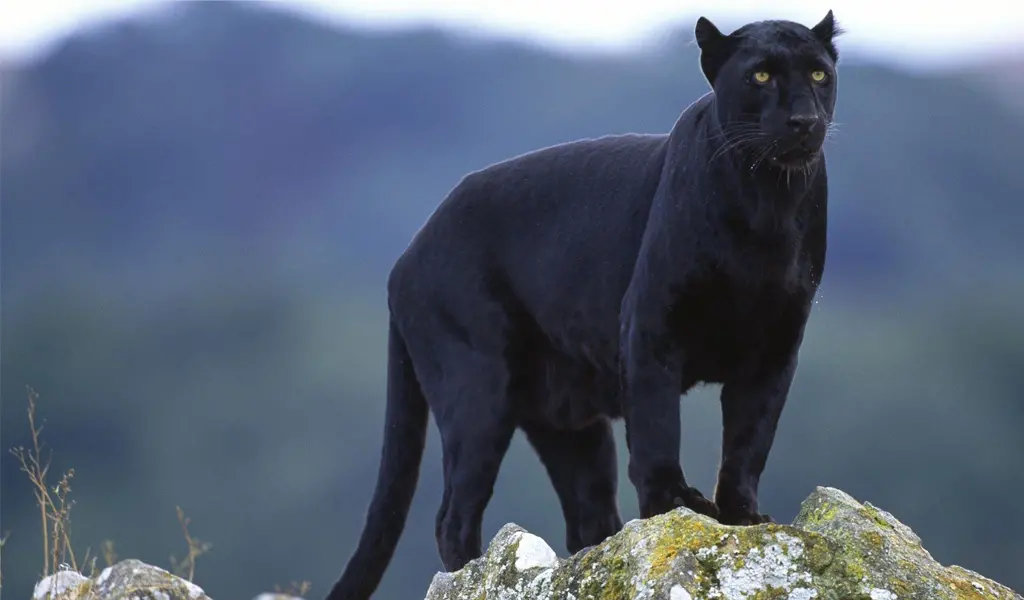
#> input picture task1/photos/puma.png, 1024 x 600 px, found by its file name
$ python importantfunctions.py
#> lines starting #> are read from the running program, lines starting #| are printed output that depends on the picture; after the words box and inside, x2 and y2 are one past the last pixel; in counts of white or black regions, pixels touching at a corner belong together
import cv2 as cv

img= cv.imread("task1/photos/puma.png")
#> img is the input picture: shape (600, 1024, 3); mean B, G, R 116.1, 97.5, 85.4
cv.imshow("puma", img)
print(img.shape)
#| (600, 1024, 3)


#convert the img to graysclae (intensity distributions of the image not the color)
grayimg= cv.cvtColor(img, cv.COLOR_BGR2GRAY)
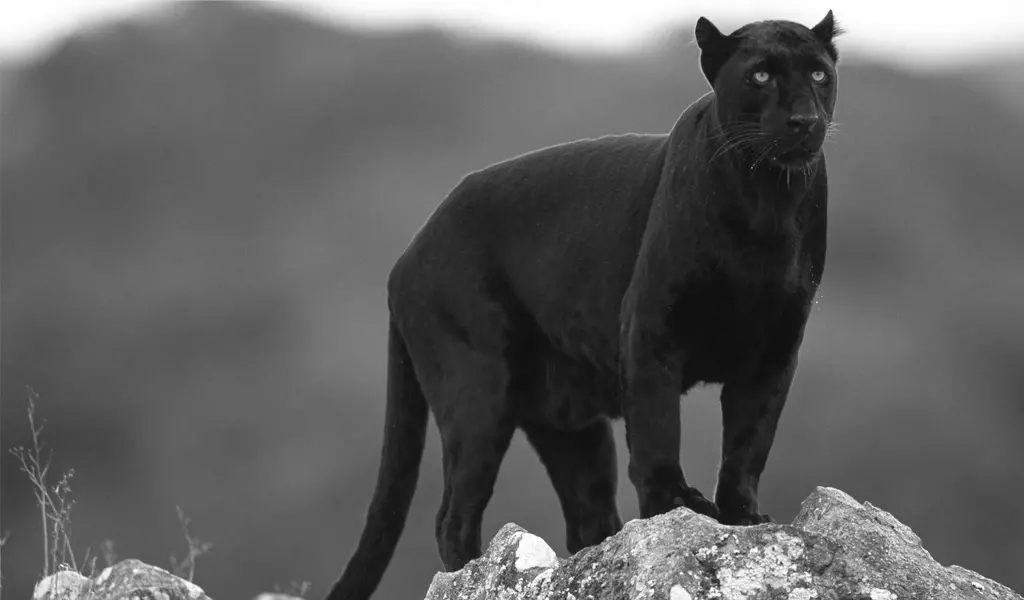
#> grayimg: shape (600, 1024); min 13, max 255, mean 96
cv.imshow("pumagray", grayimg)

"""
The kernels will define the size of the convolution, the weights applied to it,
and an anchor point usually positioned at the center.

"""
#blur the image
blur=cv.blur(img,(17,17), cv.BORDER_CONSTANT,(0,0),0 )
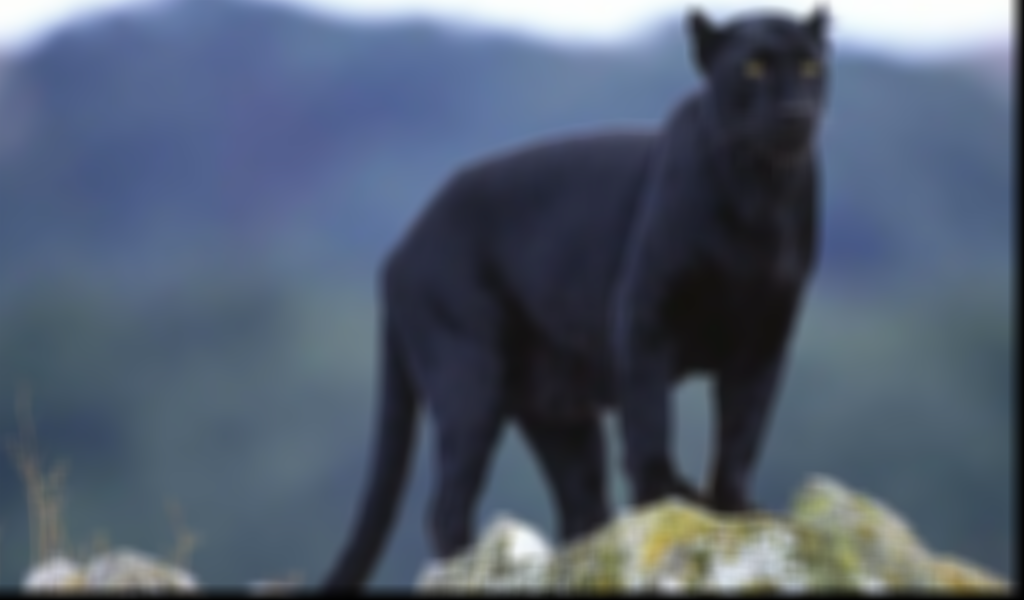
#> blur: shape (600, 1024, 3); mean B, G, R 111.9, 93.6, 81.7
cv.imshow("blur", blur)
print(blur.shape)
#| (600, 1024, 3)


#find edges
edge= cv.Canny(grayimg,75,75)
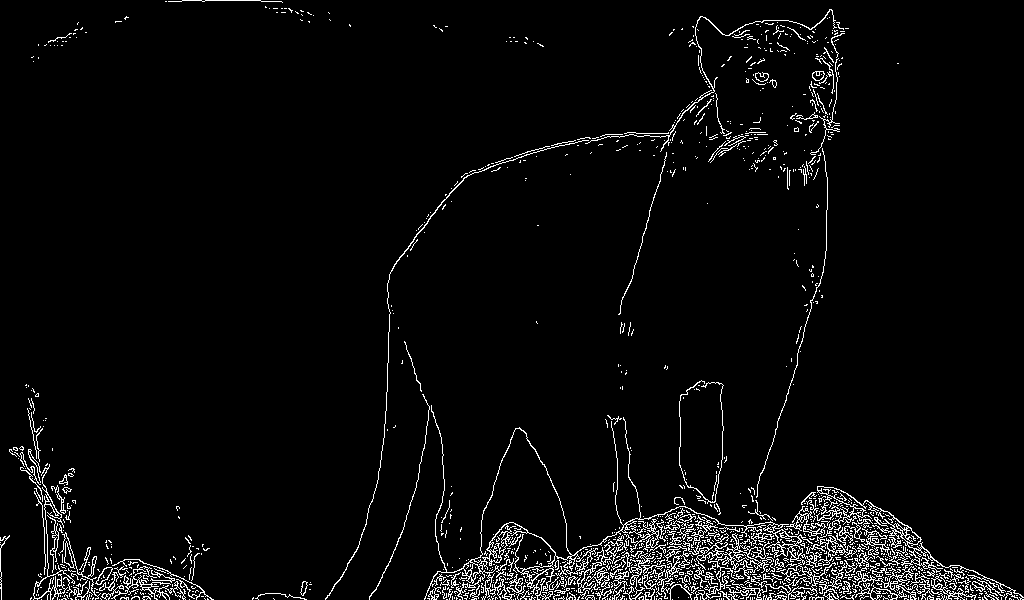
#> edge: shape (600, 1024); 3.9% white in thin lines or dots

#cv.imshow("edge", edge)
#dilate increases whiter area
dilated=cv.dilate(edge,(-17,-17), iterations=3)
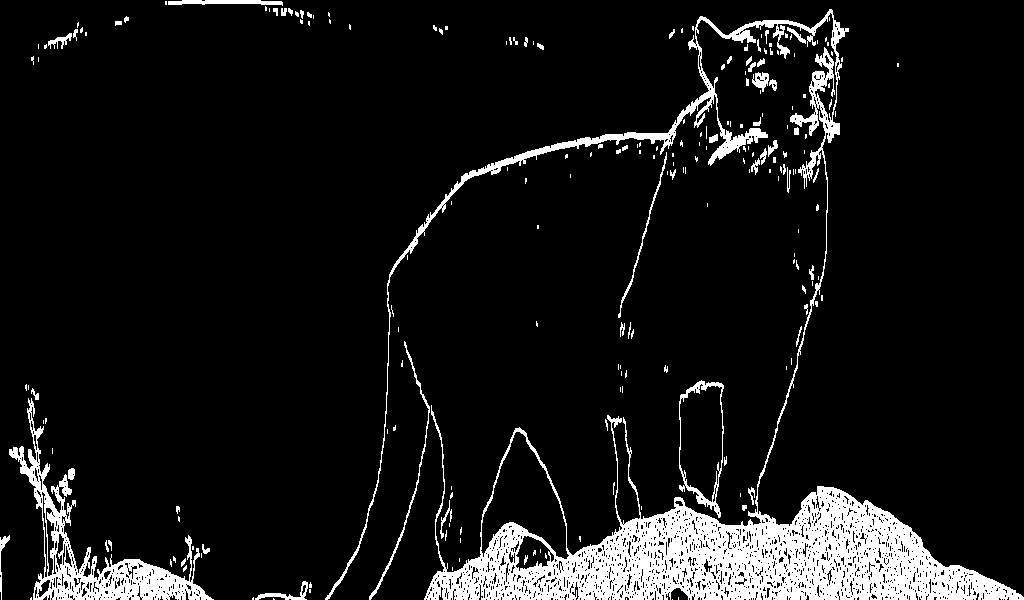
#> dilated: shape (600, 1024); 9.1% white; 216 white regions (153 under 20 px), largest, box (x1, y1, x2, y2) and area: (325, 9, 1024, 600) 42491, (9, 398, 214, 600) 6956, (679, 380, 724, 518) 876
#cv.imshow("dilated", dilated)

#erote reduces the lighter area
eroted= cv.erode(dilated,(3,3), iterations=2)
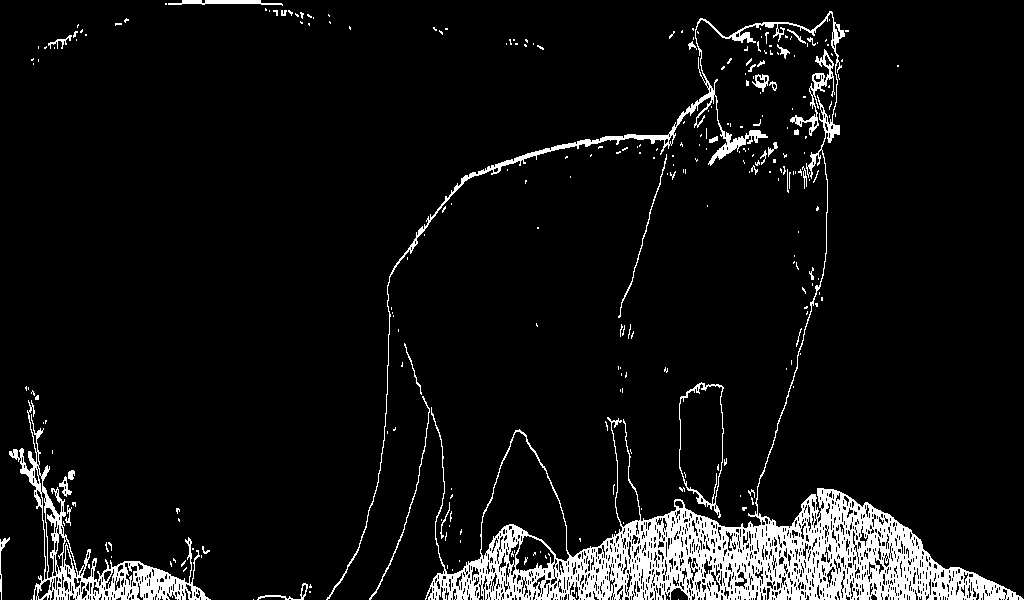
#> eroted: shape (600, 1024); 7.2% white; 273 white regions (236 under 20 px), largest, box (x1, y1, x2, y2) and area: (326, 11, 1024, 600) 33621, (9, 400, 211, 600) 5295, (790, 49, 835, 136) 665
#cv.imshow("eroded", eroted)
#cv.imwrite('edges.jpg', eroted)

#resize
resized= cv.resize(img, (400,400), cv.INTER_AREA)
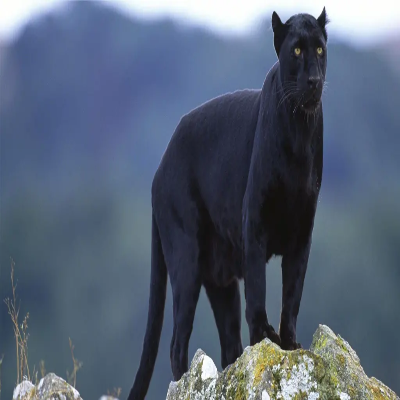
#> resized: shape (400, 400, 3); mean B, G, R 116.1, 97.5, 85.4
cv.imshow("resized", resized)

#crop
cropped= img[:  (img.shape[1]//2), (img.shape[1]//2):]
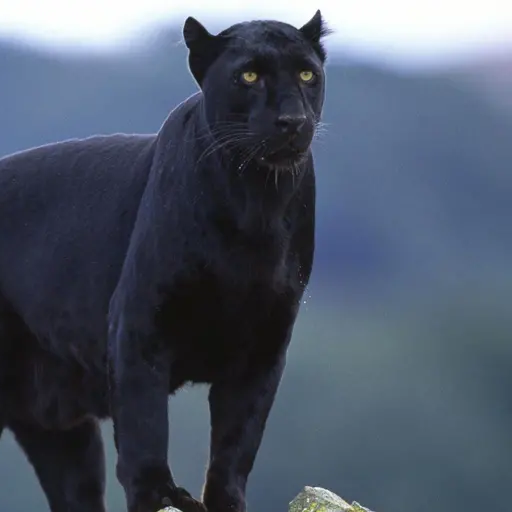
#> cropped: shape (512, 512, 3); mean B, G, R 104.6, 88.3, 78.2
#cv.imshow("cropped", cropped)

cv.waitKey(0)
cv.destroyAllWindows()
